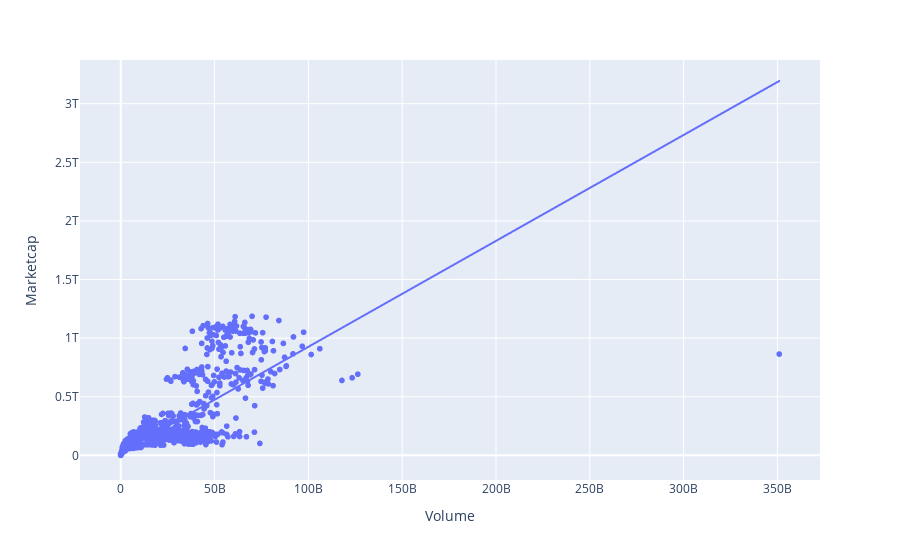

Notebook code cell kept with this figure:
### Code cell
df1=bitcoin
fig = px.scatter(df1, x="Volume", y="Marketcap", trendline="ols")
fig.show()

### Figure 1 — Plotly figure (JSON) as saved in the notebook; plotly's stock layout.template omitted (floating-point values rounded to 4 significant figures; data arrays with more than 128 entries replaced by an {"elided": "..."} marker saying what was removed)
{"data": [{"hovertemplate": "Volume=%{x}<br>Marketcap=%{y}<extra></extra>", "legendgroup": "", "marker": {"color": "#636efa", "symbol": "circle"}, "mode": "markers", "name": "", "showlegend": false, "type": "scattergl", "x": {"elided": "2991 float values"}, "xaxis": "x", "y": {"elided": "2991 float values"}, "yaxis": "y"}, {"hovertemplate": "<b>OLS trendline</b><br>Marketcap = 9.03632 * Volume + 2.2323e+10<br>R<sup>2</sup>=0.654734<br><br>Volume=%{x}<br>Marketcap=%{y} <b>(trend)</b><extra></extra>", "legendgroup": "", "marker": {"color": "#636efa", "symbol": "circle"}, "mode": "lines", "name": "", "showlegend": false, "type": "scattergl", "x": {"elided": "2991 float values"}, "xaxis": "x", "y": {"elided": "2991 float values"}, "yaxis": "y"}], "layout": {"legend": {"tracegroupgap": 0}, "margin": {"t": 60}, "xaxis": {"anchor": "y", "domain": [0, 1], "title": {"text": "Volume"}}, "yaxis": {"anchor": "x", "domain": [0, 1], "title": {"text": "Marketcap"}}}}
